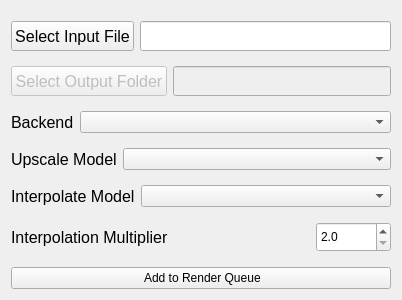
                   <widget class="QWidget" name="generalSettings">
                    <property name="sizePolicy">
                     <sizepolicy hsizetype="MinimumExpanding" vsizetype="MinimumExpanding">
                      <horstretch>0</horstretch>
                      <verstretch>0</verstretch>
                     </sizepolicy>
                    </property>
                    <attribute name="title">
                     <string>General</string>
                    </attribute>
                    <layout class="QVBoxLayout" name="verticalLayout_10">
                     <property name="spacing">
                      <number>15</number>
                     </property>
                     <item>
                      <widget class="QWidget" name="inputFileContainer" native="true">
                       <layout class="QHBoxLayout" name="horizontalLayout_4">
                        <property name="leftMargin">
                         <number>0</number>
                        </property>
                        <property name="topMargin">
                         <number>10</number>
                        </property>
                        <property name="rightMargin">
                         <number>0</number>
                        </property>
                        <property name="bottomMargin">
                         <number>0</number>
                        </property>
                        <item>
                         <widget class="QPushButton" name="inputFileSelectButton">
                          <property name="minimumSize">
                           <size>
                            <width>0</width>
                            <height>30</height>
                           </size>
                          </property>
                          <property name="maximumSize">
                           <size>
                            <width>16777215</width>
                            <height>30</height>
                           </size>
                          </property>
                          <property name="font">
                           <font>
                            <pointsize>12</pointsize>
                           </font>
                          </property>
                          <property name="styleSheet">
                           <string notr="true"/>
                          </property>
                          <property name="text">
                           <string>Select Input File</string>
                          </property>
                         </widget>
                        </item>
                        <item>
                         <widget class="QLineEdit" name="inputFileText">
                          <property name="minimumSize">
                           <size>
                            <width>0</width>
                            <height>30</height>
                           </size>
                          </property>
                          <property name="maximumSize">
                           <size>
                            <width>16777215</width>
                            <height>30</height>
                           </size>
                          </property>
                          <property name="readOnly">
                           <bool>false</bool>
                          </property>
                         </widget>
                        </item>
                       </layout>
                      </widget>
                     </item>
                     <item>
                      <widget class="QWidget" name="outputFileContainer" native="true">
                       <layout class="QHBoxLayout" name="horizontalLayout_5">
                        <property name="leftMargin">
                         <number>0</number>
                        </property>
                        <property name="topMargin">
                         <number>0</number>
                        </property>
                        <property name="rightMargin">
                         <number>0</number>
                        </property>
                        <property name="bottomMargin">
                         <number>0</number>
                        </property>
                        <item>
                         <widget class="QPushButton" name="outputFileSelectButton">
                          <property name="enabled">
                           <bool>false</bool>
                          </property>
                          <property name="minimumSize">
                           <size>
                            <width>0</width>
                            <height>30</height>
                           </size>
                          </property>
                          <property name="maximumSize">
                           <size>
                            <width>16777215</width>
                            <height>30</height>
                           </size>
                          </property>
                          <property name="font">
                           <font>
                            <pointsize>12</pointsize>
                           </font>
                          </property>
                          <property name="styleSheet">
                           <string notr="true"/>
                          </property>
                          <property name="text">
                           <string>Select Output Folder</string>
                          </property>
                         </widget>
                        </item>
                        <item>
                         <widget class="QLineEdit" name="outputFileText">
                          <property name="enabled">
                           <bool>false</bool>
                          </property>
                          <property name="minimumSize">
                           <size>
                            <width>0</width>
                            <height>30</height>
                           </size>
                          </property>
                          <property name="maximumSize">
                           <size>
                            <width>16777215</width>
                            <height>30</height>
                           </size>
                          </property>
                         </widget>
                        </item>
                       </layout>
                      </widget>
                     </item>
                     <item>
                      <widget class="QWidget" name="widget_3" native="true">
                       <layout class="QHBoxLayout" name="horizontalLayout_11">
                        <property name="leftMargin">
                         <number>0</number>
                        </property>
                        <property name="topMargin">
                         <number>0</number>
                        </property>
                        <property name="rightMargin">
                         <number>0</number>
                        </property>
                        <property name="bottomMargin">
                         <number>0</number>
                        </property>
                        <item>
                         <widget class="QLabel" name="label_12">
                          <property name="font">
                           <font>
                            <pointsize>12</pointsize>
                           </font>
                          </property>
                          <property name="text">
                           <string>Backend</string>
                          </property>
                         </widget>
                        </item>
                        <item>
                         <widget class="QComboBox" name="backendComboBox">
                          <property name="sizePolicy">
                           <sizepolicy hsizetype="Expanding" vsizetype="Fixed">
                            <horstretch>0</horstretch>
                            <verstretch>0</verstretch>
                           </sizepolicy>
                          </property>
                          <property name="minimumSize">
                           <size>
                            <width>0</width>
                            <height>0</height>
                           </size>
                          </property>
                          <property name="maximumSize">
                           <size>
                            <width>16777215</width>
                            <height>30</height>
                           </size>
                          </property>
                         </widget>
                        </item>
                       </layout>
                      </widget>
                     </item>
                     <item>
                      <widget class="QWidget" name="widget" native="true">
                       <layout class="QHBoxLayout" name="horizontalLayout">
                        <property name="leftMargin">
                         <number>0</number>
                        </property>
                        <property name="topMargin">
                         <number>0</number>
                        </property>
                        <property name="rightMargin">
                         <number>0</number>
                        </property>
                        <property name="bottomMargin">
                         <number>0</number>
                        </property>
                        <item>
                         <widget class="QLabel" name="label_7">
                          <property name="font">
                           <font>
                            <pointsize>12</pointsize>
                           </font>
                          </property>
                          <property name="text">
                           <string>Upscale Model</string>
                          </property>
                         </widget>
                        </item>
                        <item>
                         <widget class="QComboBox" name="upscaleModelComboBox">
                          <property name="sizePolicy">
                           <sizepolicy hsizetype="Expanding" vsizetype="Fixed">
                            <horstretch>0</horstretch>
                            <verstretch>0</verstretch>
                           </sizepolicy>
                          </property>
                          <property name="minimumSize">
                           <size>
                            <width>250</width>
                            <height>0</height>
                           </size>
                          </property>
                          <property name="maximumSize">
                           <size>
                            <width>16777215</width>
                            <height>30</height>
                           </size>
                          </property>
                         </widget>
                        </item>
                       </layout>
                      </widget>
                     </item>
                     <item>
                      <widget class="QWidget" name="widget_5" native="true">
                       <layout class="QHBoxLayout" name="horizontalLayout_13">
                        <property name="leftMargin">
                         <number>0</number>
                        </property>
                        <property name="topMargin">
                         <number>0</number>
                        </property>
                        <property name="rightMargin">
                         <number>0</number>
                        </property>
                        <property name="bottomMargin">
                         <number>0</number>
                        </property>
                        <item>
                         <widget class="QLabel" name="label_14">
                          <property name="font">
                           <font>
                            <pointsize>12</pointsize>
                           </font>
                          </property>
                          <property name="text">
                           <string>Interpolate Model</string>
                          </property>
                         </widget>
                        </item>
                        <item>
                         <widget class="QComboBox" name="interpolateModelComboBox">
                          <property name="sizePolicy">
                           <sizepolicy hsizetype="Expanding" vsizetype="Fixed">
                            <horstretch>0</horstretch>
                            <verstretch>0</verstretch>
                           </sizepolicy>
                          </property>
                          <property name="minimumSize">
                           <size>
                            <width>250</width>
                            <height>0</height>
                           </size>
                          </property>
                          <property name="maximumSize">
                           <size>
                            <width>16777215</width>
                            <height>30</height>
                           </size>
                          </property>
                         </widget>
                        </item>
                       </layout>
                      </widget>
                     </item>
                     <item>
                      <widget class="QWidget" name="interpolationContainer" native="true">
                       <property name="enabled">
                        <bool>true</bool>
                       </property>
                       <layout class="QHBoxLayout" name="horizontalLayout_7">
                        <property name="leftMargin">
                         <number>0</number>
                        </property>
                        <property name="topMargin">
                         <number>0</number>
                        </property>
                        <property name="rightMargin">
                         <number>0</number>
                        </property>
                        <property name="bottomMargin">
                         <number>0</number>
                        </property>
                        <item>
                         <widget class="QLabel" name="label_11">
                          <property name="font">
                           <font>
                            <pointsize>12</pointsize>
                           </font>
                          </property>
                          <property name="text">
                           <string>Interpolation Multiplier</string>
                          </property>
                         </widget>
                        </item>
                        <item>
                         <widget class="QDoubleSpinBox" name="interpolationMultiplierSpinBox">
                          <property name="sizePolicy">
                           <sizepolicy hsizetype="Minimum" vsizetype="Minimum">
                            <horstretch>0</horstretch>
                            <verstretch>0</verstretch>
                           </sizepolicy>
                          </property>
                          <property name="minimumSize">
                           <size>
                            <width>75</width>
                            <height>30</height>
                           </size>
                          </property>
                          <property name="maximumSize">
                           <size>
                            <width>75</width>
                            <height>30</height>
                           </size>
                          </property>
                          <property name="buttonSymbols">
                           <enum>QAbstractSpinBox::ButtonSymbols::UpDownArrows</enum>
                          </property>
                          <property name="decimals">
                           <number>1</number>
                          </property>
                          <property name="minimum">
                           <double>2.000000000000000</double>
                          </property>
                          <property name="value">
                           <double>2.000000000000000</double>
                          </property>
                         </widget>
                        </item>
                       </layout>
                      </widget>
                     </item>
                     <item>
                      <widget class="QWidget" name="widget_25" native="true">
                       <layout class="QHBoxLayout" name="horizontalLayout_40">
                        <property name="spacing">
                         <number>0</number>
                        </property>
                        <property name="leftMargin">
                         <number>0</number>
                        </property>
                        <property name="topMargin">
                         <number>0</number>
                        </property>
                        <property name="rightMargin">
                         <number>0</number>
                        </property>
                        <property name="bottomMargin">
                         <number>0</number>
                        </property>
                        <item>
                         <widget class="QPushButton" name="addToRenderQueueButton">
                          <property name="sizePolicy">
                           <sizepolicy hsizetype="Minimum" vsizetype="Minimum">
                            <horstretch>0</horstretch>
                            <verstretch>0</verstretch>
                           </sizepolicy>
                          </property>
                          <property name="styleSheet">
                           <string notr="true">QPushButton{
text-align: center;
}</string>
                          </property>
                          <property name="text">
                           <string> Add to Render Queue</string>
                          </property>
                          <property name="icon">
                           <iconset resource="resources.qrc">
                            <normaloff>:/icons/icons/plus-circle.svg</normaloff>:/icons/icons/plus-circle.svg</iconset>
                          </property>
                          <property name="iconSize">
                           <size>
                            <width>32</width>
                            <height>32</height>
                           </size>
                          </property>
                         </widget>
                        </item>
                       </layout>
                      </widget>
                     </item>
                    </layout>
                   </widget>
